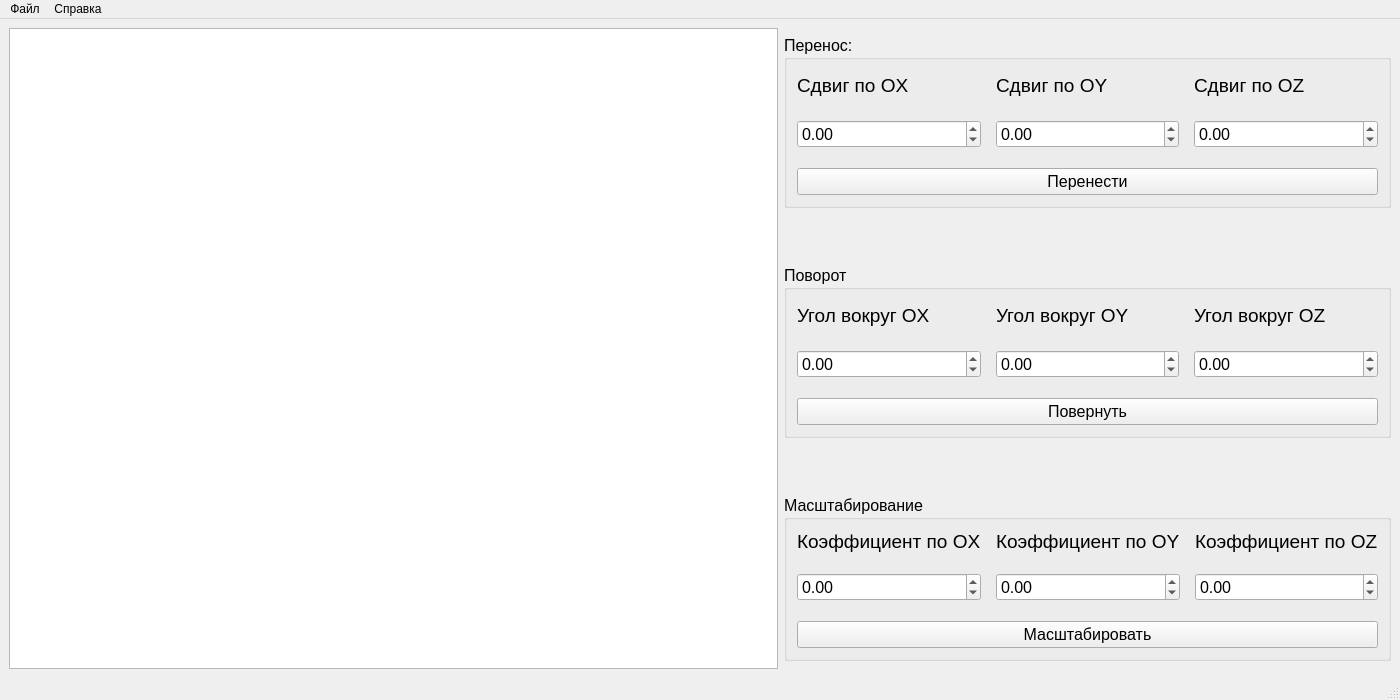
<?xml version="1.0" encoding="UTF-8"?>
<ui version="4.0">
 <class>MainWindow</class>
 <widget class="QMainWindow" name="MainWindow">
  <property name="geometry">
   <rect>
    <x>0</x>
    <y>0</y>
    <width>1400</width>
    <height>700</height>
   </rect>
  </property>
  <property name="minimumSize">
   <size>
    <width>1000</width>
    <height>672</height>
   </size>
  </property>
  <property name="windowTitle">
   <string>MainWindow</string>
  </property>
  <property name="toolTipDuration">
   <number>-6</number>
  </property>
  <widget class="QWidget" name="centralwidget">
   <property name="toolTipDuration">
    <number>-1</number>
   </property>
   <property name="inputMethodHints">
    <set>Qt::ImhNone</set>
   </property>
   <layout class="QHBoxLayout" name="horizontalLayout_2" stretch="0,0">
    <item>
     <widget class="QGraphicsView" name="graphicsView">
      <property name="minimumSize">
       <size>
        <width>665</width>
        <height>612</height>
       </size>
      </property>
     </widget>
    </item>
    <item>
     <layout class="QVBoxLayout" name="verticalLayout" stretch="0,0,0">
      <property name="spacing">
       <number>50</number>
      </property>
      <item>
       <widget class="QGroupBox" name="groupMoving">
        <property name="minimumSize">
         <size>
          <width>249</width>
          <height>173</height>
         </size>
        </property>
        <property name="maximumSize">
         <size>
          <width>16777215</width>
          <height>173</height>
         </size>
        </property>
        <property name="font">
         <font>
          <pointsize>12</pointsize>
         </font>
        </property>
        <property name="title">
         <string>Перенос:</string>
        </property>
        <layout class="QGridLayout" name="gridGroupMoving" rowstretch="0,0,0" columnstretch="0,0,0">
         <property name="leftMargin">
          <number>10</number>
         </property>
         <property name="topMargin">
          <number>10</number>
         </property>
         <property name="rightMargin">
          <number>10</number>
         </property>
         <property name="bottomMargin">
          <number>10</number>
         </property>
         <property name="horizontalSpacing">
          <number>15</number>
         </property>
         <property name="verticalSpacing">
          <number>20</number>
         </property>
         <item row="1" column="2">
          <widget class="QDoubleSpinBox" name="enterZMoving">
           <property name="minimum">
            <double>-1000.000000000000000</double>
           </property>
           <property name="maximum">
            <double>1000.000000000000000</double>
           </property>
          </widget>
         </item>
         <item row="0" column="1">
          <widget class="QLabel" name="labelYMoving">
           <property name="font">
            <font>
             <pointsize>14</pointsize>
            </font>
           </property>
           <property name="text">
            <string>Сдвиг по OY</string>
           </property>
          </widget>
         </item>
         <item row="0" column="2">
          <widget class="QLabel" name="labelZMoving">
           <property name="font">
            <font>
             <pointsize>14</pointsize>
            </font>
           </property>
           <property name="text">
            <string>Сдвиг по OZ</string>
           </property>
          </widget>
         </item>
         <item row="0" column="0">
          <widget class="QLabel" name="labelXMoving">
           <property name="font">
            <font>
             <pointsize>14</pointsize>
            </font>
           </property>
           <property name="text">
            <string>Сдвиг по ОX</string>
           </property>
          </widget>
         </item>
         <item row="2" column="0" colspan="3">
          <widget class="QPushButton" name="move_button">
           <property name="text">
            <string>Перенести</string>
           </property>
          </widget>
         </item>
         <item row="1" column="0">
          <widget class="QDoubleSpinBox" name="enterXMoving">
           <property name="minimum">
            <double>-1000.000000000000000</double>
           </property>
           <property name="maximum">
            <double>1000.000000000000000</double>
           </property>
          </widget>
         </item>
         <item row="1" column="1">
          <widget class="QDoubleSpinBox" name="enterYMoving">
           <property name="minimum">
            <double>-1000.000000000000000</double>
           </property>
           <property name="maximum">
            <double>1000.000000000000000</double>
           </property>
          </widget>
         </item>
        </layout>
       </widget>
      </item>
      <item>
       <widget class="QGroupBox" name="groupTurn">
        <property name="minimumSize">
         <size>
          <width>249</width>
          <height>173</height>
         </size>
        </property>
        <property name="maximumSize">
         <size>
          <width>16777215</width>
          <height>173</height>
         </size>
        </property>
        <property name="font">
         <font>
          <pointsize>12</pointsize>
         </font>
        </property>
        <property name="title">
         <string>Поворот</string>
        </property>
        <layout class="QGridLayout" name="gridGroupTurn" rowstretch="0,0,0" columnstretch="0,0,0">
         <property name="leftMargin">
          <number>10</number>
         </property>
         <property name="topMargin">
          <number>10</number>
         </property>
         <property name="rightMargin">
          <number>10</number>
         </property>
         <property name="bottomMargin">
          <number>10</number>
         </property>
         <property name="horizontalSpacing">
          <number>15</number>
         </property>
         <property name="verticalSpacing">
          <number>20</number>
         </property>
         <item row="0" column="2">
          <widget class="QLabel" name="labelZTurn">
           <property name="font">
            <font>
             <pointsize>14</pointsize>
            </font>
           </property>
           <property name="text">
            <string>Угол вокруг OZ</string>
           </property>
          </widget>
         </item>
         <item row="0" column="1">
          <widget class="QLabel" name="labelYTurn">
           <property name="font">
            <font>
             <pointsize>14</pointsize>
            </font>
           </property>
           <property name="text">
            <string>Угол вокруг OY</string>
           </property>
          </widget>
         </item>
         <item row="1" column="2">
          <widget class="QDoubleSpinBox" name="Z_angle_entry">
           <property name="minimum">
            <double>-1000.000000000000000</double>
           </property>
           <property name="maximum">
            <double>1000.000000000000000</double>
           </property>
          </widget>
         </item>
         <item row="0" column="0">
          <widget class="QLabel" name="labelXTurn">
           <property name="font">
            <font>
             <pointsize>14</pointsize>
            </font>
           </property>
           <property name="text">
            <string>Угол вокруг OX</string>
           </property>
          </widget>
         </item>
         <item row="1" column="1">
          <widget class="QDoubleSpinBox" name="Y_angle_entry">
           <property name="minimum">
            <double>-1000.000000000000000</double>
           </property>
           <property name="maximum">
            <double>1000.000000000000000</double>
           </property>
          </widget>
         </item>
         <item row="1" column="0">
          <widget class="QDoubleSpinBox" name="X_angle_entry">
           <property name="minimum">
            <double>-1000.000000000000000</double>
           </property>
           <property name="maximum">
            <double>1000.000000000000000</double>
           </property>
          </widget>
         </item>
         <item row="2" column="0" colspan="3">
          <widget class="QPushButton" name="rotate_button">
           <property name="text">
            <string>Повернуть</string>
           </property>
          </widget>
         </item>
        </layout>
       </widget>
      </item>
      <item>
       <widget class="QGroupBox" name="groupScale">
        <property name="maximumSize">
         <size>
          <width>16777215</width>
          <height>166</height>
         </size>
        </property>
        <property name="font">
         <font>
          <pointsize>12</pointsize>
         </font>
        </property>
        <property name="title">
         <string>Масштабирование</string>
        </property>
        <layout class="QGridLayout" name="gridGroupScale" rowstretch="0,0,0,0">
         <property name="leftMargin">
          <number>10</number>
         </property>
         <property name="topMargin">
          <number>10</number>
         </property>
         <property name="rightMargin">
          <number>10</number>
         </property>
         <property name="bottomMargin">
          <number>10</number>
         </property>
         <property name="horizontalSpacing">
          <number>15</number>
         </property>
         <property name="verticalSpacing">
          <number>20</number>
         </property>
         <item row="3" column="0" colspan="3">
          <widget class="QPushButton" name="scale_button">
           <property name="font">
            <font>
             <pointsize>12</pointsize>
             <italic>false</italic>
             <bold>false</bold>
            </font>
           </property>
           <property name="text">
            <string>Масштабировать</string>
           </property>
          </widget>
         </item>
         <item row="0" column="1">
          <widget class="QLabel" name="labelYScale">
           <property name="font">
            <font>
             <pointsize>14</pointsize>
            </font>
           </property>
           <property name="text">
            <string>Коэффициент по OY</string>
           </property>
          </widget>
         </item>
         <item row="2" column="2">
          <widget class="QDoubleSpinBox" name="enterZScale">
           <property name="minimum">
            <double>-1000.000000000000000</double>
           </property>
           <property name="maximum">
            <double>1000.000000000000000</double>
           </property>
          </widget>
         </item>
         <item row="2" column="1">
          <widget class="QDoubleSpinBox" name="enterYScale">
           <property name="minimum">
            <double>-1000.000000000000000</double>
           </property>
           <property name="maximum">
            <double>1000.000000000000000</double>
           </property>
          </widget>
         </item>
         <item row="0" column="0">
          <widget class="QLabel" name="labelXScale">
           <property name="font">
            <font>
             <pointsize>14</pointsize>
             <italic>false</italic>
             <bold>false</bold>
             <underline>false</underline>
             <strikeout>false</strikeout>
             <kerning>true</kerning>
            </font>
           </property>
           <property name="frameShape">
            <enum>QFrame::NoFrame</enum>
           </property>
           <property name="frameShadow">
            <enum>QFrame::Plain</enum>
           </property>
           <property name="lineWidth">
            <number>1</number>
           </property>
           <property name="midLineWidth">
            <number>0</number>
           </property>
           <property name="text">
            <string>Коэффициент по OX</string>
           </property>
           <property name="textFormat">
            <enum>Qt::PlainText</enum>
           </property>
           <property name="scaledContents">
            <bool>false</bool>
           </property>
           <property name="wordWrap">
            <bool>false</bool>
           </property>
           <property name="margin">
            <number>0</number>
           </property>
           <property name="indent">
            <number>-1</number>
           </property>
          </widget>
         </item>
         <item row="0" column="2">
          <widget class="QLabel" name="labelZScale">
           <property name="font">
            <font>
             <pointsize>14</pointsize>
            </font>
           </property>
           <property name="text">
            <string>Коэффициент по OZ</string>
           </property>
          </widget>
         </item>
         <item row="2" column="0">
          <widget class="QDoubleSpinBox" name="enterXScale">
           <property name="minimum">
            <double>-1000.000000000000000</double>
           </property>
           <property name="maximum">
            <double>1000.000000000000000</double>
           </property>
          </widget>
         </item>
        </layout>
       </widget>
      </item>
     </layout>
    </item>
   </layout>
  </widget>
  <widget class="QStatusBar" name="statusbar"/>
  <widget class="QMenuBar" name="menubar">
   <property name="geometry">
    <rect>
     <x>0</x>
     <y>0</y>
     <width>1400</width>
     <height>17</height>
    </rect>
   </property>
   <widget class="QMenu" name="actionsFile">
    <property name="title">
     <string>Файл</string>
    </property>
    <addaction name="separator"/>
    <addaction name="separator"/>
    <addaction name="action_save"/>
    <addaction name="action_load"/>
   </widget>
   <widget class="QMenu" name="actionsInformation">
    <property name="title">
     <string>Справка</string>
    </property>
    <addaction name="action_info_file"/>
    <addaction name="action_info_program"/>
    <addaction name="action_info_author"/>
   </widget>
   <addaction name="actionsFile"/>
   <addaction name="actionsInformation"/>
  </widget>
  <action name="action_save">
   <property name="text">
    <string>Сохранить</string>
   </property>
  </action>
  <action name="action_load">
   <property name="text">
    <string>Загрузить</string>
   </property>
  </action>
  <action name="action_info_file">
   <property name="text">
    <string>Входной файл</string>
   </property>
  </action>
  <action name="action_info_program">
   <property name="text">
    <string>Программа</string>
   </property>
  </action>
  <action name="action_info_author">
   <property name="text">
    <string>Разработчик</string>
   </property>
  </action>
 </widget>
 <resources/>
 <connections/>
</ui>
